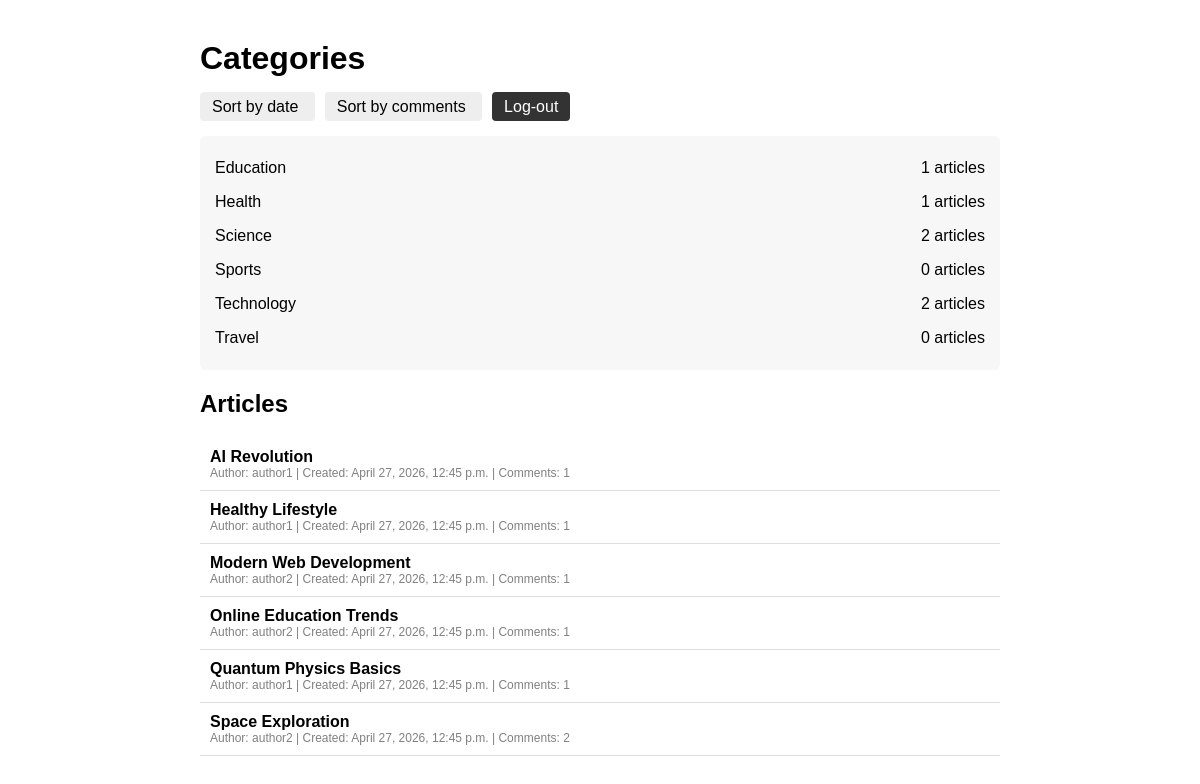
The page /categories/ on the database as committed earlier.
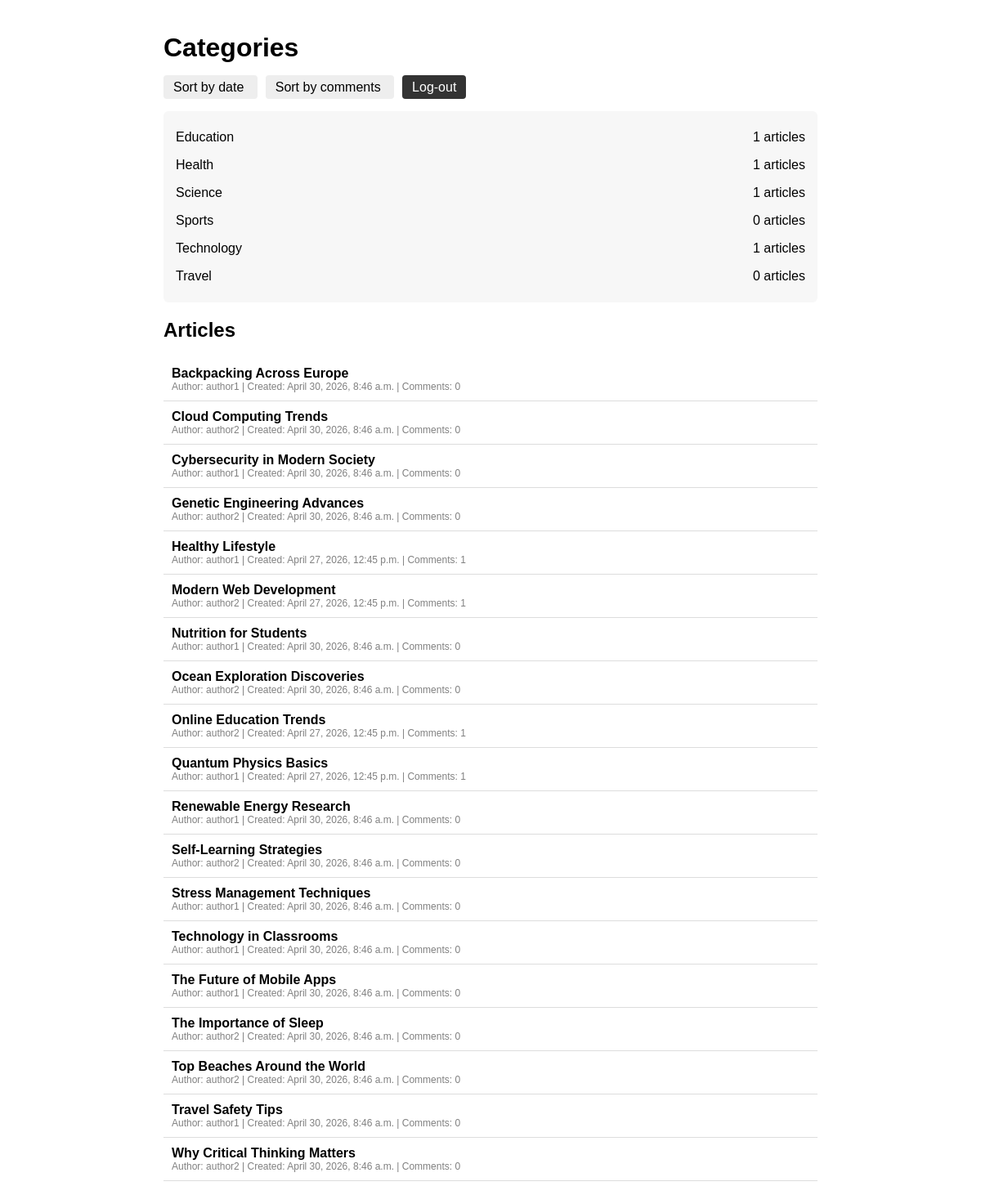
The same page on the database as committed later.
### articles/models.py (models this page shows, shortened)
class Category(models.Model):
    name = models.CharField(max_length=200, unique=True)

class Article(models.Model):
    category = models.ForeignKey(Category, on_delete=models.CASCADE)
    title = models.CharField(max_length=200, unique=True)
    author = models.ForeignKey(User, on_delete=models.CASCADE)
    content = models.TextField()
    created = models.DateTimeField(auto_now_add=True)
    updated = models.DateTimeField(auto_now=True)

### articles/views.py (the view)
# urls.py: path('categories/', views.category_list, name='home'),
def category_list(request):
    sort = request.GET.get('sort', '')
    categories = Category.objects.all().order_by('name')
    articles = Article.objects.all().order_by('title')
    if sort == 'date':
        articles = articles.order_by('-created')
    elif sort == 'comments':
        articles = articles.annotate(
            comments_count=Count('comment')
        ).order_by('-comments_count')
    context = {
        'categories': categories,
        'articles': articles,
        'current_sort': sort
    }
    return render(request, 'category-article_list.html', context)

### templates/category-article_list.html (shortened to what this page needs)
<!DOCTYPE html>
<html lang="en">
<head>
</head>
<body>
<div class="container">
    <h1>Categories</h1>
    <div class="sort">
        <a href="?sort=date" class="{% if current_sort == 'date' %}active{% endif %}">
            Sort by date
        </a>
        <a href="?sort=comments" class="{% if current_sort == 'comments' %}active{% endif %}">
            Sort by comments
        </a>
        <a href="/" class="{% if not current_sort %}active{% endif %}">
            Log-out
        </a>
    </div>
    <div class="box">
        {% for category in categories %}
            <div class="category">
                <span>{{ category.name }}</span>
                <span>{{ category.article_set.count }} articles</span>
            </div>
        {% endfor %}
    </div>
<h2>Articles</h2>
<div class="articles">
    {% for article in articles %}
        <div class="article">
            <a href="{% url 'article_page' article.id %}" style="text-decoration: none; color: inherit;">
                <b>{{ article.title }}</b>
            </a>
            <div class="small">
                Author: {{ article.author }} |
                Created: {{ article.created }} |
                Comments: {{ article.comment_set.count }}
            </div>
        </div>
    {% empty %}
        <p>No articles available.</p>
    {% endfor %}
</div>
</div>
</body>
</html>

### templates/category-article_list.html (style rules this page uses)
body { font-family: Arial; margin: 40px; }
.container { max-width: 800px; margin: auto; }
.sort { margin-bottom: 20px; }
.sort a { margin-right: 10px; padding: 6px 12px; background: #eee; text-decoration: none; border-radius: 4px; color: black; }
.sort a.active { background: #333; color: white; }
.box { background: #f7f7f7; padding: 15px; margin-bottom: 10px; border-radius: 6px; }
.category { display: flex; justify-content: space-between; padding: 8px 0; }
.articles { margin-top: 20px; }
.article { padding: 10px; border-bottom: 1px solid #ddd; }
.small { color: gray; font-size: 12px; }

Rows that differ between the two databases and show on the page:
removed Article: title "AI Revolution", author "author1", created "April 27, 2026, 12:45 p.m.", comment_set.count "1"
removed Article: title "Space Exploration", author "author2", created "April 27, 2026, 12:45 p.m.", comment_set.count "2"
computed for Category "Science": article_set.count "2" → "1"
computed for Category "Technology": article_set.count "2" → "1"
added Article: title "Backpacking Across Europe", author "author1", created "April 30, 2026, 8:46 a.m.", comment_set.count "0"
added Article: title "Cloud Computing Trends", author "author2", created "April 30, 2026, 8:46 a.m.", comment_set.count "0"
added Article: title "Cybersecurity in Modern Society", author "author1", created "April 30, 2026, 8:46 a.m.", comment_set.count "0"
added Article: title "Genetic Engineering Advances", author "author2", created "April 30, 2026, 8:46 a.m.", comment_set.count "0"
added Article: title "Nutrition for Students", author "author1", created "April 30, 2026, 8:46 a.m.", comment_set.count "0"
added Article: title "Ocean Exploration Discoveries", author "author2", created "April 30, 2026, 8:46 a.m.", comment_set.count "0"
added Article: title "Renewable Energy Research", author "author1", created "April 30, 2026, 8:46 a.m.", comment_set.count "0"
added Article: title "Self-Learning Strategies", author "author2", created "April 30, 2026, 8:46 a.m.", comment_set.count "0"
added Article: title "Stress Management Techniques", author "author1", created "April 30, 2026, 8:46 a.m.", comment_set.count "0"
added Article: title "Technology in Classrooms", author "author1", created "April 30, 2026, 8:46 a.m.", comment_set.count "0"
added Article: title "The Future of Mobile Apps", author "author1", created "April 30, 2026, 8:46 a.m.", comment_set.count "0"
added Article: title "The Importance of Sleep", author "author2", created "April 30, 2026, 8:46 a.m.", comment_set.count "0"
added Article: title "Top Beaches Around the World", author "author2", created "April 30, 2026, 8:46 a.m.", comment_set.count "0"
added Article: title "Travel Safety Tips", author "author1", created "April 30, 2026, 8:46 a.m.", comment_set.count "0"
added Article: title "Why Critical Thinking Matters", author "author2", created "April 30, 2026, 8:46 a.m.", comment_set.count "0"
